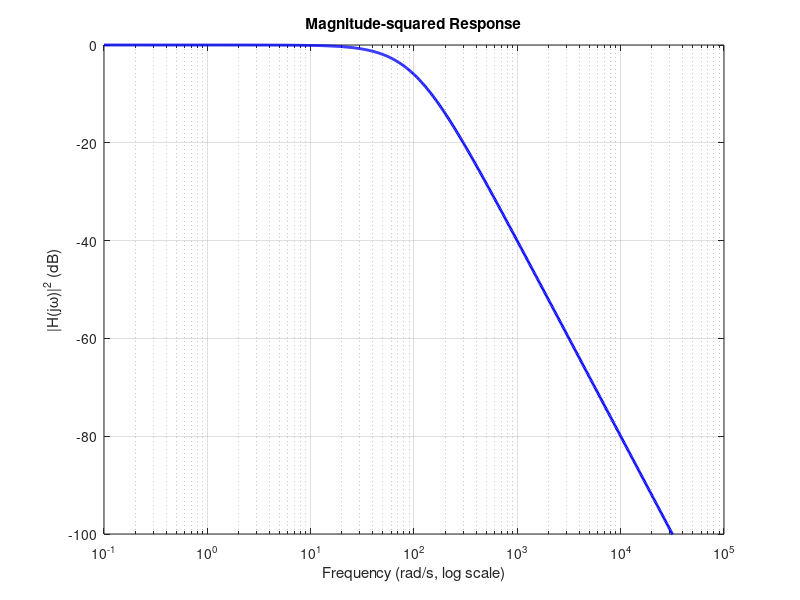
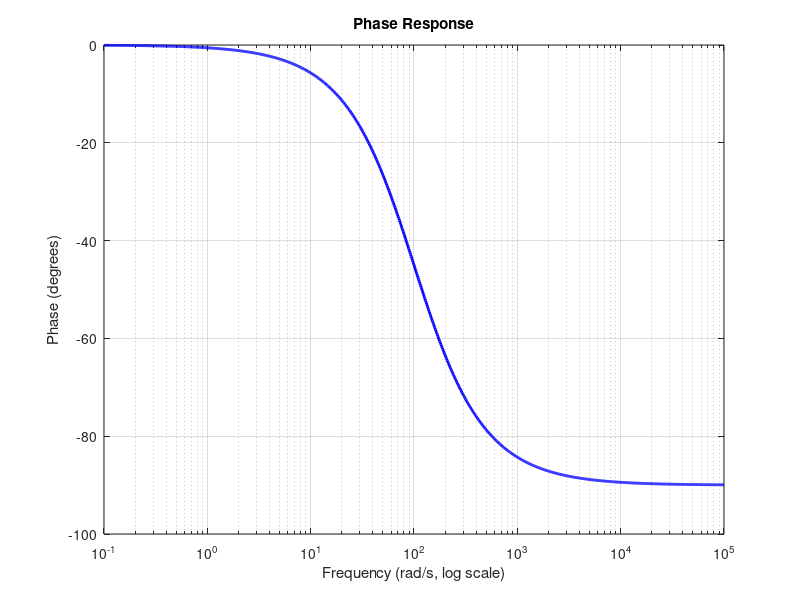
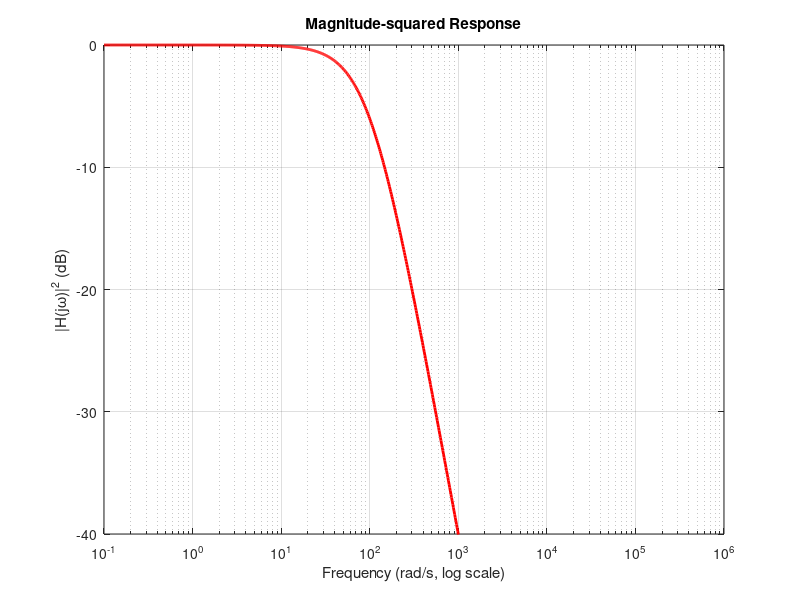
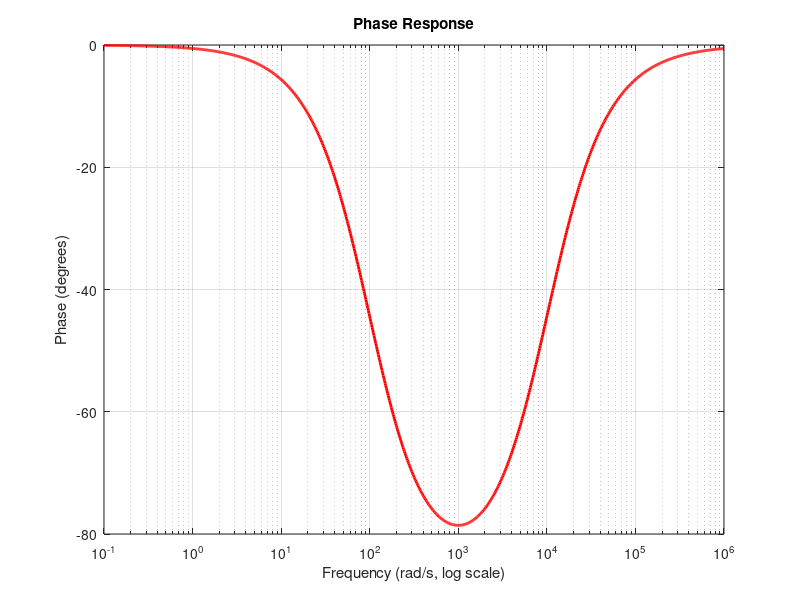

The MATLAB source for these figures, in order:

K = 100; % K = μ in your notation
mu = 100;

% Frequency range in logarithmic scale from 0.1 to 10000 rad/s
omega = logspace(-1, 5, 1000);

% First order low pass filter transfer function H(jω)
H = K ./ (1j * omega + mu);

% Magnitude-squared response in dB
magnitude_squared_dB = 20 * log10(abs(H).^2);

% Phase response in degrees
phase_deg = angle(H) * 180 / pi;

% Plot the magnitude-squared response
figure;
semilogx(omega, magnitude_squared_dB, 'b', 'LineWidth', 2);
xlabel('Frequency (rad/s, log scale)');
ylabel('|H(jω)|^2 (dB)');
title('Magnitude-squared Response');
grid on;
ylim([-100,0]);

% Plot the phase response
figure;
semilogx(omega, phase_deg, 'b', 'LineWidth', 2);
xlabel('Frequency (rad/s, log scale)');
ylabel('Phase (degrees)');
title('Phase Response');
grid on;
ylim([-100,0]);

% Define the given transfer function
mu = 100;
gamma = 10000;
K = mu / gamma;

% Frequency range in logarithmic scale from 0.1 to 10000 rad/s
omega = logspace(-1, 6, 1000);

% Second order low pass filter transfer function H(jω)
H = K * (1j * omega + gamma) ./ (1j * omega + mu);

% Magnitude-squared response in dB
magnitude_squared_dB = 20 * log10(abs(H).^2);

% Phase response in degrees
phase_deg = angle(H) * 180 / pi;

% Plot the magnitude-squared response
figure;
semilogx(omega, magnitude_squared_dB, 'r', 'LineWidth', 2);
xlabel('Frequency (rad/s, log scale)');
ylabel('|H(jω)|^2 (dB)');
title('Magnitude-squared Response');
grid on;
ylim([-40,0]);

% Plot the phase response
figure;
semilogx(omega, phase_deg, 'r', 'LineWidth', 2);
xlabel('Frequency (rad/s, log scale)');
ylabel('Phase (degrees)');
title('Phase Response');
grid on;
ylim([-80,0]);


